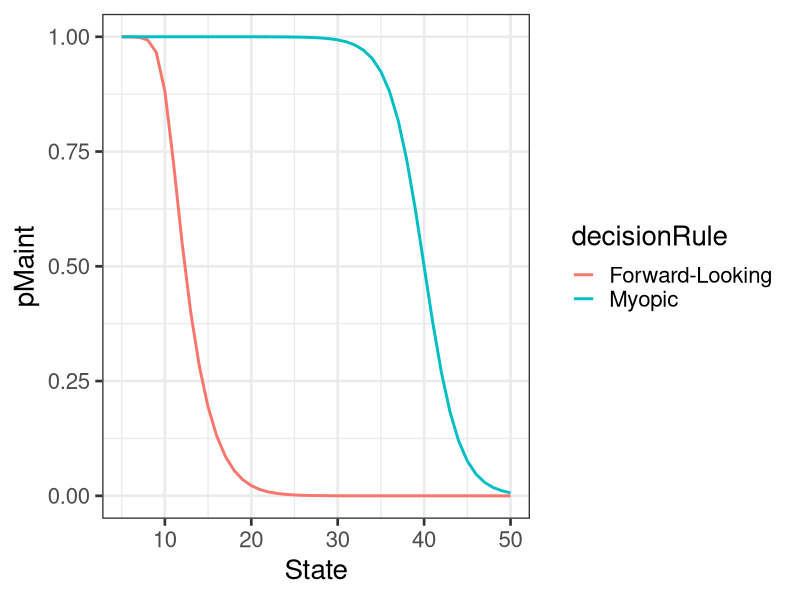
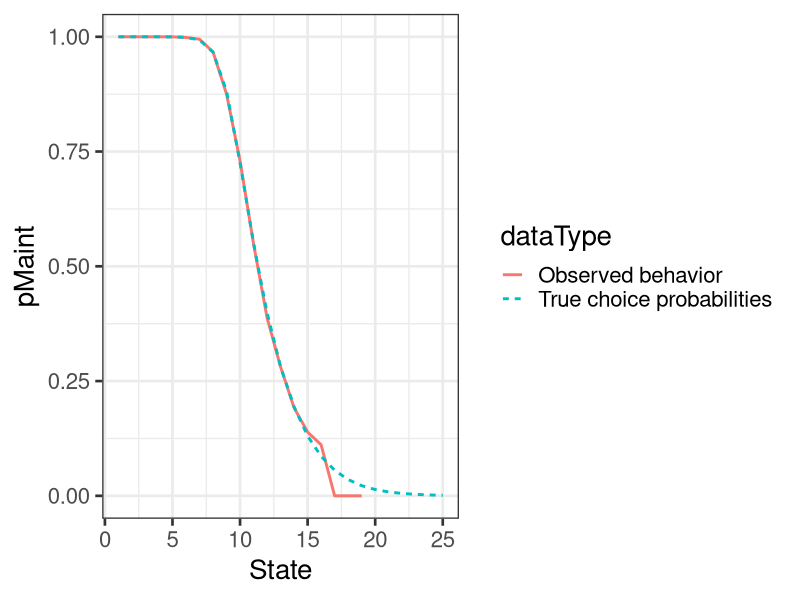
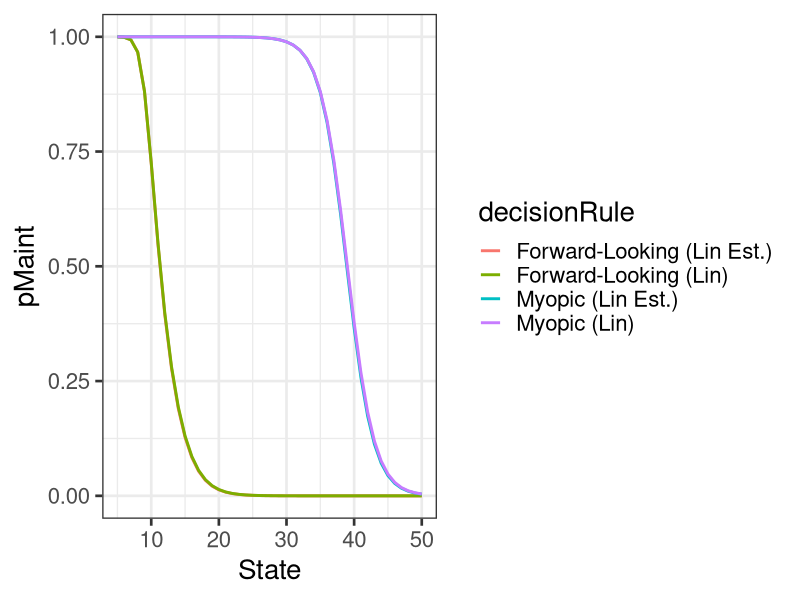

The R source for these figures, in order:
#see https://github.com/QuentinAndre/John-Rust-1987-Python/blob/master/Data%20Generation%20and%20Likelihood%20Fit.ipynb
library(ggplot2)
library(msm)

#1) Number of States and Transitions
# In this paper, the agent observes each bus at a given time t, and makes 
# a decision regarding the replacement of the engine or its maintenance as a 
# function of the observed state of the engine (i.e. its mileage).

# As in the original paper, we discretize the number of states into 
# intervals of length 5000, and define a transition density which governs 
# the evolution of mileage from one time period to another:

  # p(x_t+1|x_t,i_t,theta_3) = g(x_t+1-x_t,theta_3) if i_t=0
  #                          = g(x_t+1-0,theta_3) if i_t=1

# Here, the function g is defined by a multinomial distribution on 
# the set {0, 1, 2}. In other words, the probability that a bus'
# mileage will increase by a value x between now and the next 
# maintenance decision is:

  # theta_31 if x in c(0,5000)
  # theta_32 if x in c(5001,10000)
  # theta_33 = 1-(theta_31-theta_32) if  x > 10000

#2) Decision Criteria

# The utility function of the decision maker for a single time period is:

  # u(x_t,i,theta_1) = -c(x_t,theta_1) + e_t(0) if i = 0
  #                  = -RC-c(x_t,theta_1) + e_t(1) if i = 1

# The agent will chose the decision which maximizes its utility. 
# If the agent is forward looking (i.e. if beta != 0), he does 
# not only maximize his utility in the present time period, but 
# also his future utility discounted by beta

# Since beta cannot be estimated without knowing the 
# utility function, we will later set beta to its true value.

# 3) Cost Function 

# A functional form has to be imposed on the cost function c(x_t).

# In this recreation, we assume that the replacement cost is a constant RC, 
# and allow the maintenance cost MC(s,theta_1) to be a linear, exponential 
# or logarithmic function of the state of the bus scaled by a 
# parameter theta_1 8【0与

#DATA GENERATING PROCESS--------------------------------------------

# 1) Bus Mileage

# A. Introduction
# The generation of a fake dataset can be done in two different ways:
#  -Generating monthly mileage increase from a continuous distribution, discretize the mileage, 
#   and recover the state transition parameters (theta_3) using a maximum-likelihood estimation 
#   (as done in the paper).
#  -Set the vector theta_3 to an arbitrary value, and generate discrete states transitions 
#   with corresponding probabilities.

# The advantage of the first method is that this is closer to what is actually done in the paper: 
# indeed, the focal goal of the paper is to recover RC and the cost scaling vector of parameters theta_1.

# If the decision of the agent is based on the discretized state (and not on the actual mileage), 
# then this approach is not noisier than the second one.

# B. Mileage Transition Definition
# For this reason, we will adopt this first approach, and assumes that the increase in mileage
# follows a truncated normal distribution bounded at [0, 15000]:

  # (M_t+1-M_t)~NTrunc(6000,4000)

# The parameters are arbitrarily chosen to ensure that the state transitions probabilities are plausible:

lower <- 0
upper <- 15000
mu <- 6000
sigma <- 4000

p_x0 <- ptnorm(5000, mu, sigma, lower, upper)
p_x1 <- ptnorm(10000, mu, sigma, lower, upper) - p_x0
p_x2 <- 1 - p_x1 - p_x0
p <- c(p_x0, p_x1, p_x2)

p

#p[1] chance of keeping the same mileage, p[2] chance of increasing the mileage state by 1, p[3] chance of increasing the mileage state by 2

#2) Agent's Decisions

# A. Initialization of the variables
# The replacement cost, the maintenance cost function parameters, and the discount rate
# are defined in this section. We set up the discount rate to be lower than in the paper
# to speed up the convergence of the contraction mapping algorithm

rc <- 20
theta1_1 <- 0.5
theta1_2 <- 0.01
beta <- 0.75

# B. Definition of the cost function

myopic_costs <- function(S, MF, params, p){
  
  "This function computes the myopic expected cost associated with each decision for each state, 
   and returns an array of state/decision costs.
    
   Takes:
    * An integer S, describing the possible states of the bus
    * A maintenance cost function MF, which takes a vector of parameters and a 'state' argument
    * A vector params, to be supplied to the maintenance cost function MF. The first element of 
      the vector is the replacement cost rc.
    * A (3x1) vector p describing the state transitions probabilities 
        
    Returns:
    * A (Sx2) array containing the maintenance and replacement costs for the N possible states of the bus"
  
  rc <- params[1]
  maint_cost <- rep(NA, S)
  repl_cost <- rep(NA, S)
  
  for(s in 1:S){
    maint_cost[s] <- MF(s, params[-1])
    repl_cost[s] <- rc
  }
  
  cbind(maint_cost,repl_cost)
}

# We assume different possible forms for the maintenance cost function:
# A linear form: MF(s,theta)=theta_11*s
# A quadratic form: MF(s,theta)=theta_11*s+theta_12*s^2
# An exponential form: MF(s,theta)=exp(theta_11*s)
# A log form: MF(s,theta)=log(theta_11+theta_12*s)

lin_cost <- function(s, params) s*params[1]
quad_cost <- function(s, params) s*params[1]+s^2*params[2]
exp_cost <- function(s, params) exp(s*params[1])
log_cost <- function(s, params) log(params[1] + s*params[2])

# C. Definition of the choice probabilities, as a function of an array of costs

choice_prob <- function(cost_array){
  
  # Returns the probability of each choice, conditional on an array of state/decision costs.
    
  S <- nrow(cost_array)
  cost <- cost_array-apply(cost_array, 1, min) #take the difference since 1) results are the same 2) more stable with exp()
  util <- exp(-cost)
  pchoice <- util/rowSums(util)
  
  pchoice
}

# D. The Contraction Mapping Algorithm (generate the forward-looking choice probabilities)

contraction_mapping <- function(S, p, MF, params, beta=0.75, threshold=1e-6, suppr_output=FALSE){
  
  "Compute the non-myopic expected value of the agent for each possible decision and each possible 
  state of the bus.
  Iterate until the difference in the previously obtained expected value and the new expected value
  is smaller than the threshold.

  Takes:
  * A finite number of states S
  * A state-transition probability vector p = [p(0), p(1), p(2), ..., p(k)] of length k < S
  * A maintenance cost function MF
  * A vector params for the cost function
  * A discount factor beta (optional)
  * A convergence threshold (optional)

  Returns:
  * The converged choice probabilities for the forward-looking and myopic agents for each state, 
  conditional on 'params'"

  achieved <- TRUE
  
  # Initialization of the state-transition matrices
  # ST_mat: describe the state-transition probabilities if the maintenance cost is incurred
  # RT_mat: regenerate the state to 0 if the replacement cost is incurred.
  # [a,b] = transition from state "a" to "b"
  ST_mat <- matrix(0, S, S)
  lp <- length(p)
  for(i in 1:S){
    for(j in 1:lp){
      if((i+j-1)<S)  ST_mat[i,i+j-1] <- p[j]
      if((i+j-1)==S) ST_mat[i,i+j-1] <- sum(p[j:lp]) #out of columns, so collapse the probabilities
    }
  }
  
  R_mat <- cbind(1, matrix(0, S, S-1))
  
  # Initialization of the expected value (which is also the myopic decision cost of the agent).
  # Here, the forward-looking component is initialized at 0.
  k <- 0
  EV <- matrix(0, S, 2)
  EV_myopic <- EV_new <- myopic_costs(S, MF, params, p)
  
  # Contraction mapping loop
  while(max(abs(EV_new-EV)) > threshold){
    # Store the former expected value
    EV <- EV_new
    # Obtained the probability of maintenance and replacement from the former expected value
    pchoice <- choice_prob(EV)
    # Compute the expected cost for each state: Nx1 vector
    ecost <- rowSums(pchoice*EV)
    # Compute the two components of forward-looking utility: In case of maintenance, 
    # utility of future states weighted by transition probabilities. In case of replacement,
    # the future utility is the utility of state 0
    futil_maint <- ST_mat%*%ecost
    futil_repl <- R_mat%*%ecost
    futil <- cbind(futil_maint, futil_repl)
    # Future utility is discounted by beta, and added to the myopic cost. 
    EV_new <- EV_myopic + beta*futil
    k <- k+1
    if(k == 1000) achieved <- FALSE
  }

  if(!suppr_output){
    if(achieved){
      cat("Convergence achieved in ",k," iterations")
    } else {
      cat("CM could not converge! Mean difference = ",round(mean(EV_new-EV),2))
    }
  }

  list(CP_forward=choice_prob(EV_new),CP_myopic=choice_prob(EV_myopic))
}

# IV. Generation of simulated data (using a linear cost specification)

# 1) True coefficients

# Here, we use the same coefficients as the one described earlier:

  # Cost and discount coefficients:
    rc <- 20
    theta11 <- 0.5
    theta12 <- 0.01
    beta <- 0.75

  # State transition probabilities: (Mileage_t+1-Mileage_t)~NTrunc(6000,4000), such that:
    p_x0 <- 0.36
    p_x1 <- 0.48
    p_x2 <- 0.16

# Finally, we assume that there are 70 discrete states for the bus' mileage 
# (i.e. no bus has a mileage greater than 345,000 in the dataset).

# 2) Choice probabilities, as a function of the bus' state:

# Using the Contraction Mapping algorithm implemented earlier, we can obtain the 
# probabibility of maintenance as a function of the bus' state for a forward-looking
# agent and a myopic agent.

params_lin <- c(rc, theta11)
p <- c(p_x0, p_x1, p_x2)
S <- 70
out <- contraction_mapping(S=S, p=p, MF=lin_cost, params=params_lin, beta = .75)
lin_forward <- out$CP_forward
lin_myopic <- out$CP_myopic
pchoice <- lin_forward[, 1]

ggdat1 <- data.frame(decisionRule=c(rep("Forward-Looking", nrow(lin_forward)),
                                    rep("Myopic",nrow(lin_forward))),
                     pMaint=c(lin_forward[,1],lin_myopic[,1]),
                     State=rep(1:S,times=2))

ggplot(ggdat1,aes(y=pMaint,x=State,color=decisionRule))+geom_line(lwd=1)+theme_bw(20)+xlim(5,50)

# 3) The bus replacement dataset.

# A. Initialization

# First, we decide on a number of bus, that we initialize in state 0.
# We treat the dataset as an N_Bus x 4 array, containing:
# -The identifier of the buses
# -The choice made for the buses at this time
# -The mileage
# -The states

# B. State transition functions

# The dataset of buses transition from one period to another in the following way:
# -The agent observes the current state of the buses, and take a decision to maintain (0) or replace (1) each bus.

# -The mileage of each bus is updated a first time:
#   -Kept at its current value if the agent decided to maintain the engine
#   -Reset to 0 if the agent decided to replace the engine

# -The mileage of each bus is updated a second time : a random draw is taken from the 
#   mileage increment random variable for each bus, and the corresponding mileage is added 
#   to the mileage of the bus.

# -The state of each bus is updated to reflect its new mileage

# We define below the transition function

transition <- function(bus_df, pchoice){

  #Return the updated bus dataset after one decision of our agent.
  
  #Takes:
  # bus_df : A dataframe of buses, containing the identifier of the buses, their mileages, and their current state.
  # *The columns are named: "id","choice","milage","state"
  # pchoice : The converged probabities of the agent choosing to maintain the bus (Sx1 vector)

  #Returns:
  #The updated dataset of buses, with the new decisions appended at the end of the dataframe.
  
  # Recovering the number of buses, the previous mileage and the previous states of the buses
  nbus <- max(bus_array$id)
  obs <- nrow(bus_array)
  ind <- (obs-nbus+1):obs #index to capture the previous 'nbus' rows
  prev_mileage <- bus_array$mileage[ind]
  prev_states <- bus_array$state[ind]
  # Generating choices from choice probabilities, conditional on the state of each bus
  #Make a decision to maintain or replace the bus, based on a probability of choice p and a current state s
  choices <- (runif(nbus)>pchoice[prev_states+1])*1

  # Generating the new mileage and state
  new_mileage <- (1-choices)*prev_mileage + rtnorm(nbus, mu, sigma, lower, upper)
  new_states <- floor(new_mileage/5000)
  new_array <- data.frame(id=1:nbus, choice=rep(0, nbus), mileage=new_mileage, state=new_states)
  bus_array$choice[ind] <- choices #put the choices in the "last" set of observations
  
  rbind(bus_array, new_array)
}

# C. Generation of the full dataset

# The complete dataset is generated by making the agent take a series of decisions.
# Here, we assume that the agent takes nbus consecutive decisions.
# The total number of data points generated will be equal to nbus*nperiod (nbus buses and nperiod time periods).

bus_dgp <- function(nbus, nperiod, pchoice){

  "Genearates a simulated bus decision process for nbus buses over nperiod decisions
  #using the converged choice probabilities pchoice
  
  Takes:
  * nbus:    The number of buses to simulate
  * nperiod: The number of decision periods
  * pchoice: (S x 1) vector of probabilities. Represents probability of 'maintaining' the bus in each state (versus replacing).
  
  Returns:
  * A dataframe of size (nbus*nperiod x 4) with columns id, choice, mileage, state"
  
  nobs <- nbus*nperiod
  bus_df <- data.frame(id=rep(1:nbus, times=nperiod),
                       choice=rep(NA,nobs),
                       mileage=rep(NA,nobs),
                       state=rep(NA,nobs))
  
  #Initialization
  bus_df[1:nbus,1] <- 1:nbus
  bus_df[1:nbus,-1] <- 0
  
  i <- 1
  while(i<nobs){
    prev_ind <- seq(from=i, by=1, length.out=nbus) #index of the "last" decisions
    next_ind <- prev_ind+nbus                    #index of the "next" decisions
      
    prev_mileage <- bus_df$mileage[prev_ind]
    prev_state <- bus_df$state[prev_ind]
      
    # Generating choices from choice probabilities, conditional on the state of each bus
    # Make a decision to maintain the bus using the probability in pchoice and a current state s
    choices <- (runif(nbus)>pchoice[prev_state+1])*1 #Note: state "0" corresponds to row "1" in prev_state
    bus_df$choice[prev_ind] <- choices
    
    if(next_ind[1]<nobs){
      new_mileage <- (1-choices)*prev_mileage + rtnorm(nbus, mu, sigma, lower, upper)
      new_state <- floor(new_mileage/5000)
      
      bus_df$mileage[next_ind] <- new_mileage
      bus_df$state[next_ind] <- new_state
    }
    
    i <- i+nbus
  }
  
  bus_df
}

nbus <- 1000
nperiod <- 100
bus_df_lin <- bus_dgp(nbus, nperiod, pchoice)

choice_freq <- aggregate(choice~state, data=bus_df_lin, FUN=mean)

ggdat2 <- data.frame(dataType=c(rep("Observed behavior", nrow(choice_freq)),
                                rep("True choice probabilities",length(pchoice))),
                     pMaint=c(1-choice_freq$choice,pchoice),
                     State=c(choice_freq$state,0:(S-1)))

ggplot(ggdat2,aes(y=pMaint,x=State,lty=dataType,color=dataType))+geom_line(lwd=1)+theme_bw(20)+xlim(1,25)

# C. Export of the data

# We only need the decision state and the choice, as the other variables will not be used in the estimation section.

write.csv(bus_df_lin,file="bus_df_lin.csv",row.names = FALSE)

# VI. Estimation

# 1) Dynamic Utility Logit Model

# In this section, we implement a Dynamic Utility Logit model, which will be our workbench for the estimation
# of the data. We wrap in this class the functions defined earlier (to avoid global references)
# and refactor some portions of the code (to make the model more flexible). 
# The maintenance cost function is kept outside of the scope of the class, and must be 
# supplied at the initialization of the object as an argument.

data <- bus_df_lin

DynamicLogit <- function(params, data, S, p, MF){

  "
  Evaluate the cost parameters underlying a bus replacement pattern by a forward-looking agent.
  
  Takes:
  * Data: a dataframe, which contains:
    -choice: the name of the column containing the dummy endogenous variable
    -state: the name of the column containing the exogenous variable 
  
  * p: The state-transition vector of exogenous variable.
      For instance, p = [0, 0.6, 0.4] means that the bus will 
      transition to the next mileage state with probability 0.6, 
      and to the second next mileage state with probability 0.4.
  
  * MF: A function passed as an argument, which is the functional 
      form for the maintenance cost. This function must accept as
      a first argument a state s, and as a second argument a vector of parameters.
  "
  
  endog <- data$choice
  exog <- data$state

  N <- length(endog)
  S <- max(exog)*2 # Assumes that the true maximum number states is twice the maximum observed state.

  # Matrices to speed up computations of the log-likelihood
  
  # A (SxN) matrix indicating the state of each observation
  state_mat <- matrix(0, S, N)
  for(s in 0:(S-1)) state_mat[s+1,] <- (exog==s)*1 #Note 0 is a state, sum(state_mat)==N should be true
  
  # A (2xN) matrix indicating with a dummy the decision taken by the agent for each time/bus observation (replace or maintain)
  dec_mat <- rbind(t(1-endog), endog)
  
  "
  The log-likelihood of the Dynamic model is estimated in several steps.
  1) The current parameters are supplied to the contraction mapping function
  2) The function returns a matrix of decision probabilities for each state.
  3) This matrix is used to compute the loglikelihood of the observations
  4) The log-likelihood are then summed accross individuals, and returned
  "
  
  util <- contraction_mapping(S=S, p=p, MF=MF, params=params, beta = .75, suppr_output = TRUE)
  pchoice <- util$CP_forward
  logprob <- log(t(state_mat)%*%pchoice)
  -sum(logprob*t(dec_mat))
}

# 2) Fitting the linear cost data

# A. Fitting the true linear cost function to the data

# In this section, we fit the data generated by the linear cost function and recover the parameters RC and ??. We do it for different characterizations of the cost function, and thereby illustrate the consequences of a misspecification.
# Recall that in the linear model:
  # RC=20
  # theta11=0.5

bounds <- c(1e-6, Inf)
npars <- 2
lin_fit <- optim(par=rep(.1, npars), fn=DynamicLogit, method=c("L-BFGS-B"), lower=bounds[1], upper=bounds[2],
                 data=data, S=S, p=p, MF=lin_cost, control=list(fnscale=1))

# Return the parameters obtained after fitting the likelihood function to the data.
loglike <- lin_fit$value
fit_params <- lin_fit$par
cat("Log-Likelihood: ",loglike,fill=TRUE)
cat("RC: ",fit_params[1],fill=TRUE)
cat("thetas: ",fit_params[-1],fill=TRUE)

#Compare with the true values
params_lin <- c(20, .5)
linEst <- contraction_mapping(S=70, p=p, MF=lin_cost, params=fit_params, beta = .75)
lin_forwardEst <- linEst$CP_forward
lin_myopicEst <- linEst$CP_myopic

gglinEst <- data.frame(decisionRule=c(rep("Forward-Looking (Lin)", nrow(lin_forward)),
                                      rep("Myopic (Lin)",nrow(lin_myopic)),
                                      rep("Forward-Looking (Lin Est.)",nrow(lin_forwardEst)),
                                      rep("Myopic (Lin Est.)",nrow(lin_myopicEst))),
                       pMaint=c(lin_forward[,1],lin_myopic[,1],lin_forwardEst[,1],lin_myopicEst[,1]),
                       State=c(0:(nrow(lin_forward)-1),0:(nrow(lin_myopic)-1),0:(nrow(lin_forwardEst)-1),0:(nrow(lin_myopicEst)-1)))

ggplot(gglinEst,aes(y=pMaint,x=State,color=decisionRule))+geom_line(lwd=1)+theme_bw(20)+xlim(5,50)
